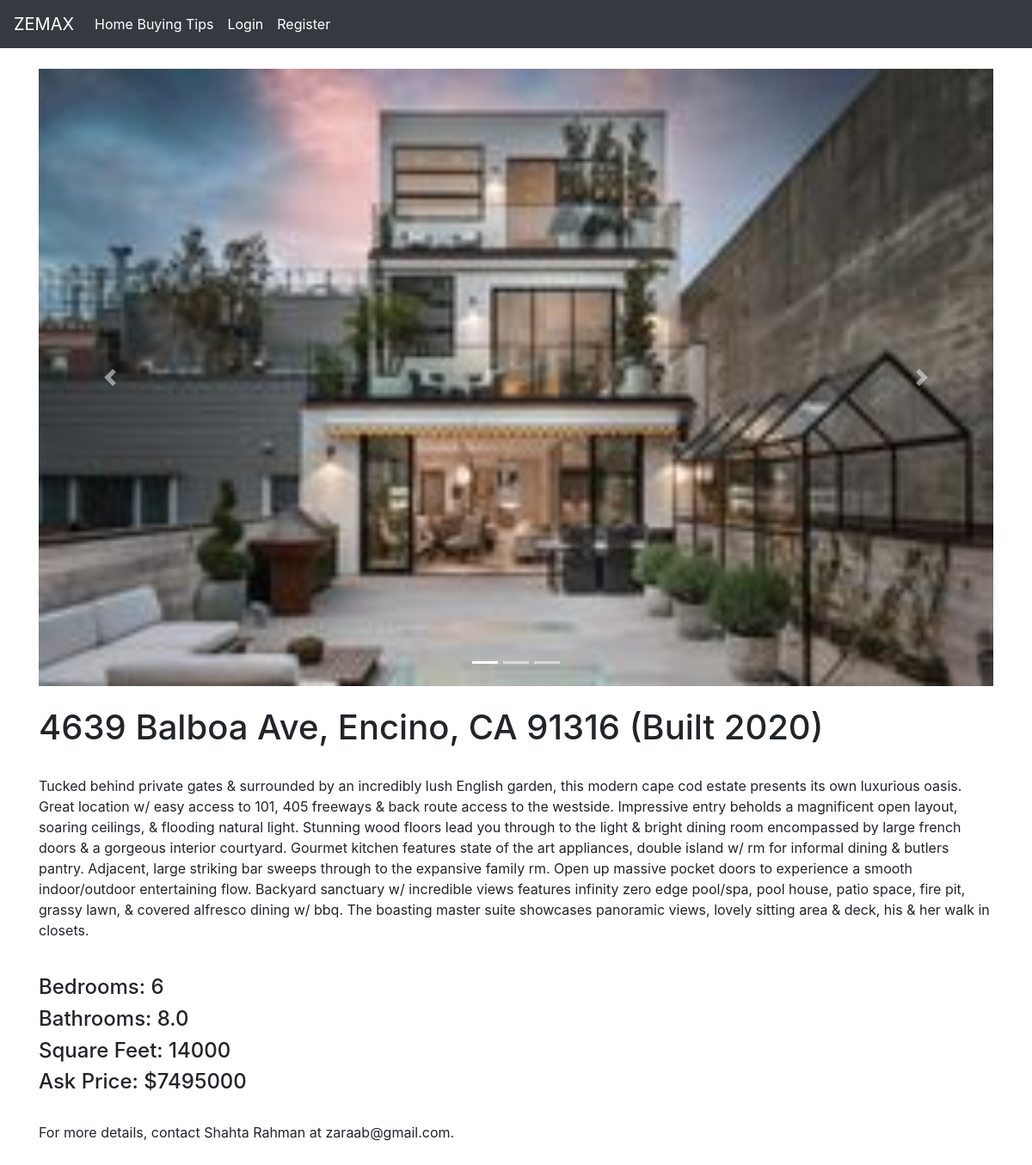
The app's page /23/ with its own data.
### zemax/models.py (models this page shows, shortened)
class House(models.Model):
    house_image = models.ImageField(default='default.jpg', upload_to='house_pics', blank=True, max_length=1500,
                                    verbose_name='House Image')
    house_image2 = models.ImageField(default='default.jpg', upload_to='house_pics', blank=True)
    house_image3 = models.ImageField(default='default.jpg', upload_to='house_pics', blank=True)
    house_image4 = models.ImageField(default='default.jpg', upload_to='house_pics', blank=True)
    house_image5 = models.ImageField(default='default.jpg', upload_to='house_pics', blank=True)
    house_image6 = models.ImageField(default='default.jpg', upload_to='house_pics', blank=True)
    house_image7 = models.ImageField(default='default.jpg', upload_to='house_pics', blank=True)
    house_image8 = models.ImageField(default='default.jpg', upload_to='house_pics', blank=True)
    house_image9 = models.ImageField(default='default.jpg', upload_to='house_pics', blank=True)
    house_image10 = models.ImageField(default='default.jpg', upload_to='house_pics', blank=True)
    house_image11 = models.ImageField(default='default.jpg', upload_to='house_pics', blank=True)
    house_image12 = models.ImageField(default='default.jpg', upload_to='house_pics', blank=True)
    house_image13 = models.ImageField(default='default.jpg', upload_to='house_pics', blank=True)
    house_image14 = models.ImageField(default='default.jpg', upload_to='house_pics', blank=True)
    house_image15 = models.ImageField(default='default.jpg', upload_to='house_pics', blank=True)
    house_image16 = models.ImageField(default='default.jpg', upload_to='house_pics', blank=True)
    house_image17 = models.ImageField(default='default.jpg', upload_to='house_pics', blank=True)
    address = models.CharField(max_length=255)
    price = models.IntegerField()
    bedrooms = models.IntegerField()
    bathrooms = models.FloatField()
    square_feet = models.IntegerField()
    description = models.TextField()
    year = models.IntegerField(default=2020)
    agent = models.CharField(max_length=255)
    contact = models.EmailField(max_length=255)
    sold = models.BooleanField(default=False, verbose_name='Already Sold?')

### zemax/views.py (the view)
# urls.py: path('<int:pk>/', HouseDetailView.as_view(), name='detail'),
class HouseDetailView(DetailView):
    model = House

### zemax/templates/zemax/House_detail.html (shortened to what this page needs)
{% extends 'zemax/base.html' %}
{% block content %}
<div class="container">
    <br>
    <div id="carouselExampleIndicators" class="carousel slide" data-ride="carousel">
        <ol class="carousel-indicators">
            <li data-target="#carouselExampleIndicators" data-slide-to="0" class="active"></li>
            <li data-target="#carouselExampleIndicators" data-slide-to="1"></li>
            <li data-target="#carouselExampleIndicators" data-slide-to="2"></li>
        </ol>
        <div class="carousel-inner">
            <div class="carousel-item active">
                <img class="d-block w-100" src="{{ object.house_image.url }}" alt="First slide">
            </div>
        </div>
        <a class="carousel-control-prev" href="#carouselExampleIndicators" role="button" data-slide="prev">
            <span class="carousel-control-prev-icon" aria-hidden="true"></span>
        </a>
        <a class="carousel-control-next" href="#carouselExampleIndicators" role="button" data-slide="next">
            <span class="carousel-control-next-icon" aria-hidden="true"></span>
        </a>
    </div>
    <br>
    <h1>{{ object.address }} (Built {{object.year}})</h1>
    <br>
    <p>{{ object.description }}</p>
    <br>
    <h4>Bedrooms: {{ object.bedrooms }}</h4>
    <h4>Bathrooms: {{ object.bathrooms }}</h4>
    <h4>Square Feet: {{ object.square_feet }}</h4>
    <h4>Ask Price: ${{ object.price }}</h4>
    <br>
    For more details, contact {{object.agent}} at {{object.contact}}.
    <br>
    <br>
    <br>
</div>
{% endblock %}

### records on screen
House: house_image (picture), address "4639 Balboa Ave, Encino, CA 91316", year "2020", description "Tucked behind private gates & surrounded by an incredibly lush English garden, this modern cape cod estate presents its own luxurious oasis. Great location w/ easy access to 101, 405 freeways & back route access to the westside. Impressive entry beholds a magnificent open layout, soaring ceilings, & flooding natural light. Stunning wood floors lead you through to the light & bright dining room encompassed by large french doors & a gorgeous interior courtyard. Gourmet kitchen features state of the art appliances, double island w/ rm for informal dining & butlers pantry. Adjacent, large striking bar sweeps through to the expansive family rm. Open up massive pocket doors to experience a smooth…", bedrooms "6", bathrooms "8.0", square_feet "14000", price "7495000", agent "Shahta Rahman", contact "zaraab@gmail.com"
